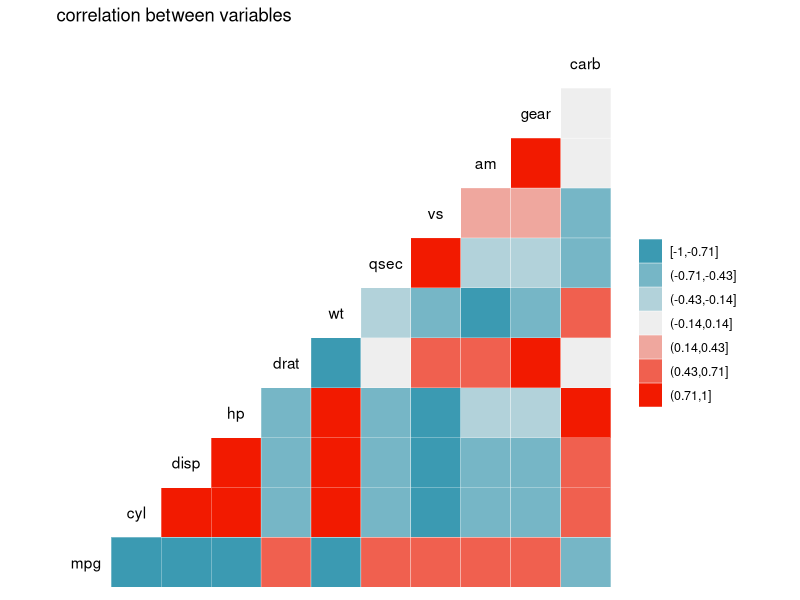
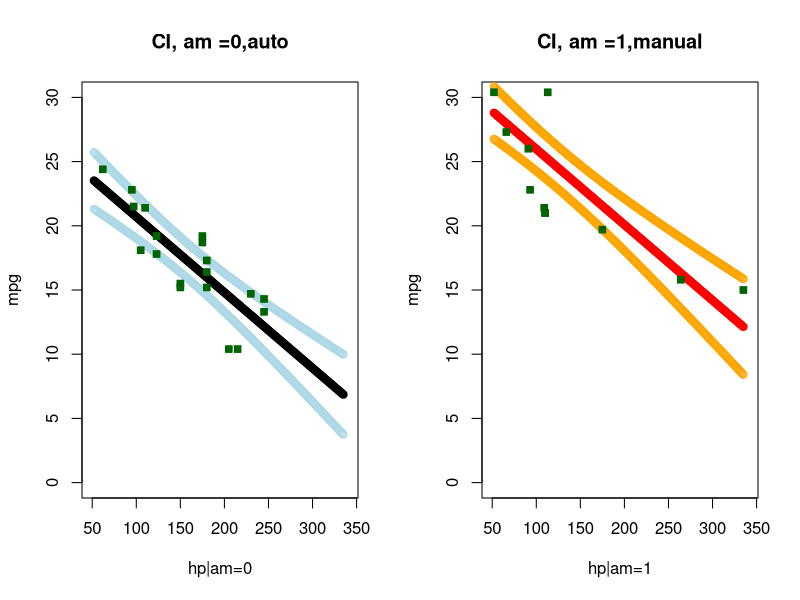
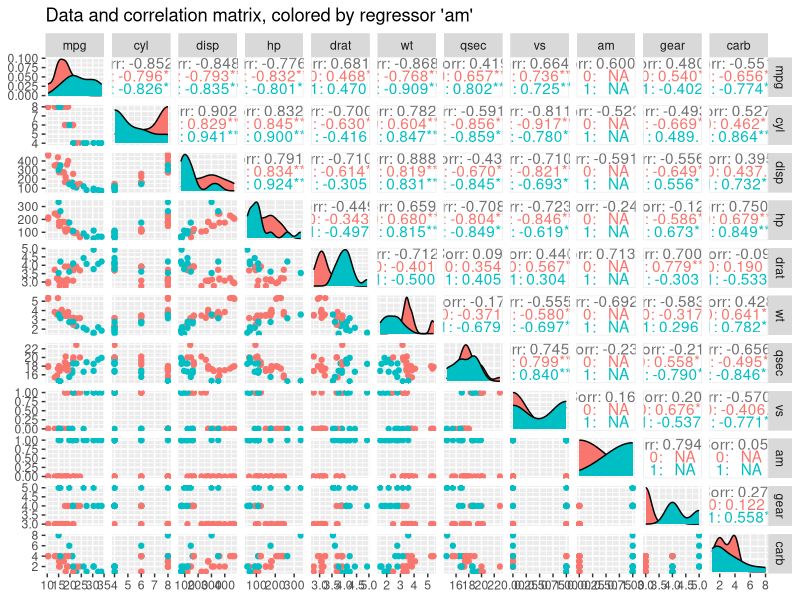
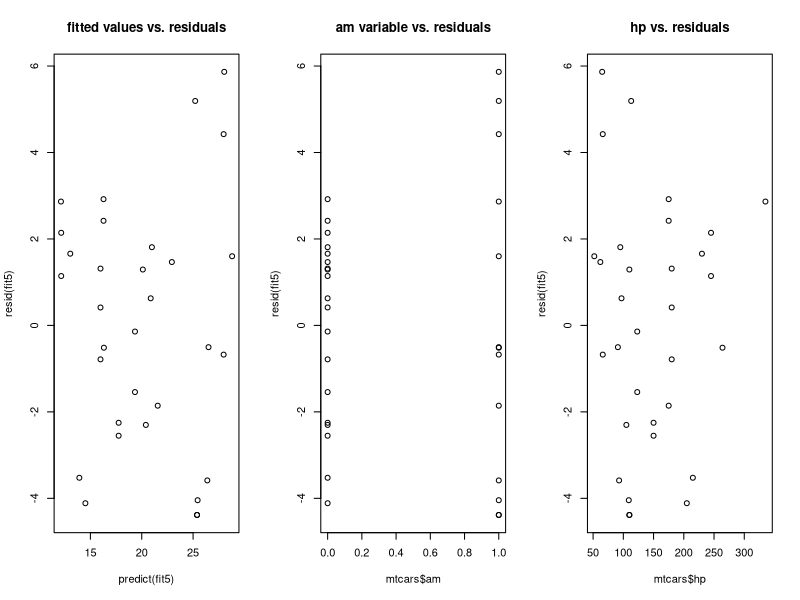

Recreate these plots in R, in order.
## ---- chunk 1
knitr::opts_chunk$set(echo = TRUE)
## ---- chunk 2
data(mtcars)
#The analysis requires loading the data(mtcars) and needed packages of ggplot2 and GGally
library(ggplot2)
#install.packages("GGally")
#install.packages("rgl")
require(GGally)
## ---- chunk 3
g2 <- ggcorr(mtcars, method = c("everything","spearman"),nbreaks = 7)
g2  <- g2 + ggtitle("correlation between variables")
g2

## ---- chunk 4
fit1 <- lm(mpg ~ am , data=mtcars) #fit to am only
signif(summary(fit1)$coef[,c(1,4)],digits =5) # missing regressors
fit5 <- lm(mpg ~ am +  hp ,data=mtcars)
signif(summary(fit5)$coef[,c(1,4)],digits =5)
# The model fit5 has the lowest p-values for the regresssors of all models attempted.
## ---- chunk 5
newhp0 <- data.frame(hp =c(52:335), am = 0)
newhp1 <- data.frame(hp =c(52:335), am = 1)
ci0 <- predict(fit5,newdata= newhp0, interval = "confidence")
ci1 <- predict(fit5,newdata= newhp1, interval = "confidence")
## ---- chunk 6

par(mfrow=c(1,2)) #set up for two plots
plot(c(50,340),c(0,30), type = "n", xlab="hp|am=0", ylab= "mpg", main= "CI, am =0,auto") #set up
points(c(52:335),ci0[,1],col = "black", bg = "black",pch = 21)
points(c(52:335),ci0[,2],col = "lightblue",pch = 21)
points(c(52:335),ci0[,3],col = "lightblue",pch = 21)
points(mtcars$hp[mtcars$am==0],mtcars$mpg[mtcars$am==0],col = "darkgreen", bg = "darkgreen",pch = 22)
plot(c(50,340),c(0,30), type = "n", xlab="hp|am=1", ylab= "mpg", main= "CI, am =1,manual") #set up
points(c(52:335),ci1[,1],col = "red", bg = "red",pch = 21)
points(c(52:335),ci1[,2],col = "orange",pch = 21)
points(c(52:335),ci1[,3],col = "orange",pch = 21)
points(mtcars$hp[mtcars$am==1],mtcars$mpg[mtcars$am==1],col = "darkgreen", bg = "darkgreen",pch = 22)

## ---- chunk 7
g1 <- ggpairs(mtcars,lower = list(continuous = wrap("points")),ggplot2::aes(colour=factor(am)))
g1 <- g1 + ggtitle("Data and correlation matrix, colored by regressor 'am'")
suppressWarnings(suppressMessages(print(g1)))
#png(filename = "mtcarsDataCorrelation.png")
#print(g1)
#dev.off()
## ---- chunk 8
print("mpg ~ am + cyl")
fit2 <- lm(mpg ~ am + cyl ,data=mtcars)
signif(summary(fit2)$coef[,c(1,4)],digits =5)
print("p-value for am coef is not as likely as for cyl. Cyl has more importance")
print("mpg ~ am + cyl + wt")
fit3 <- lm(mpg ~ am + cyl + wt, data=mtcars)
signif(summary(fit3)$coef[,c(1,4)],digits =5) 
print("p-value for am > 0.05, which suggests am term may not be necessary to predict mpg. cyl and wt are correlated, so one may be sufficient")
#fit4 <- lm(mpg ~ am + wt , data=mtcars)
#signif(summary(fit4)$coef[,c(1,4)],digits =5) 
#print("not as good as am +cyl by am p-value ")
#fit5 <- lm(mpg ~ am +  hp ,data=mtcars)
#signif(summary(fit5)$coef[,c(1,4)],digits =5)
#print("ohhh this is the best yet!")
#fit6 <- lm(mpg ~ am + wt +hp, data=mtcars)
#signif(summary(fit6)$coef[,c(1,4)],digits =5) 
#print("hp and wt must be correlated (and they are)")
#print("mpg ~ am + wt +hp + cyl")
#fit7 <- lm(mpg ~ am + wt +hp + cyl, data=mtcars)
#signif(summary(fit7)$coef[,c(1,4)],digits =5) 
#print("Indicates not independant regressors. hp coeffient did not change much from fit6, indicating hp coefficient is reasonable")
fitall <- lm(mpg ~ . , data=mtcars)
signif(summary(fitall)$coef[,c(1,4)],digits =5) 
#print("Indicates using all regressors is redundant")
## ---- chunk 9
par(mfrow=c(1,3))
plot(predict(fit5),resid(fit5),main = "fitted values vs. residuals")
plot(mtcars$am,resid(fit5), main = "am variable vs. residuals")
plot(mtcars$hp,resid(fit5), main = "hp vs. residuals")

## ---- chunk 10
# Errors are independent indicated by p-values near 0
mean(resid(fit5)) # 2) residuals have mean 0
# 3,4) Not enough data to test the variances at each mpg point
